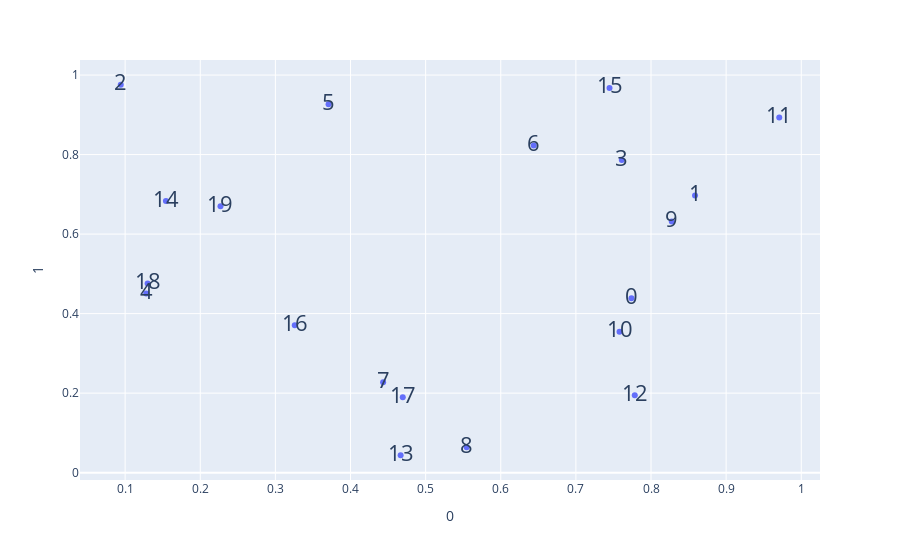

Here is the notebook cell this chart was saved with:
### Code cell
from sklearn.decomposition import PCA
import matplotlib.pyplot as plt
import plotly.express as px

def nns(df, n_neighbors, point, Verbose=False, avoid_repetition=False):
    nbrs = NearestNeighbors(n_neighbors=n_neighbors+1, algorithm='ball_tree').fit(df)
    distances, indices = nbrs.kneighbors([point])
    indices = indices[0][1:]
    if avoid_repetition == True:
        knn = list()
        if len(indices)>0:
            for nn in indices:
                if nn not in extracted:
                    knn.append(nn)
                    extracted.append(nn)
                else:
                    if Verbose==True:
                        print('not appending', nn)
        return knn
    else:
        return indices

def show_df(df):
    fig = px.scatter(df, x=0, y=1, text=df.index)
    fig.update_traces(textfont_size=22)
    fig.show()

import numpy as np
rng = np.random.default_rng(seed=42)
df = pd.DataFrame(rng.random((20, 2)))
show_df(df)

### Figure 1 — Plotly figure (JSON) as saved in the notebook; plotly's stock layout.template omitted (floating-point values rounded to 4 significant figures)
{"data": [{"hovertemplate": "0=%{x}<br>1=%{y}<br>index=%{text}<extra></extra>", "legendgroup": "", "marker": {"color": "#636efa", "symbol": "circle"}, "mode": "markers+text", "name": "", "orientation": "v", "showlegend": false, "text": [0, 1, 2, 3, 4, 5, 6, 7, 8, 9, 10, 11, 12, 13, 14, 15, 16, 17, 18, 19], "textfont": {"size": 22}, "type": "scatter", "x": [0.774, 0.8586, 0.09418, 0.7611, 0.1281, 0.3708, 0.6439, 0.4434, 0.5546, 0.8276, 0.7581, 0.9707, 0.7784, 0.4667, 0.1543, 0.7448, 0.3258, 0.4696, 0.1299, 0.2269], "xaxis": "x", "y": [0.4389, 0.6974, 0.9756, 0.7861, 0.4504, 0.9268, 0.8228, 0.2272, 0.06382, 0.6317, 0.3545, 0.8931, 0.1946, 0.0438, 0.683, 0.9675, 0.3705, 0.1895, 0.4757, 0.6698], "yaxis": "y"}], "layout": {"legend": {"tracegroupgap": 0}, "margin": {"t": 60}, "xaxis": {"anchor": "y", "domain": [0, 1], "title": {"text": "0"}}, "yaxis": {"anchor": "x", "domain": [0, 1], "title": {"text": "1"}}}}
